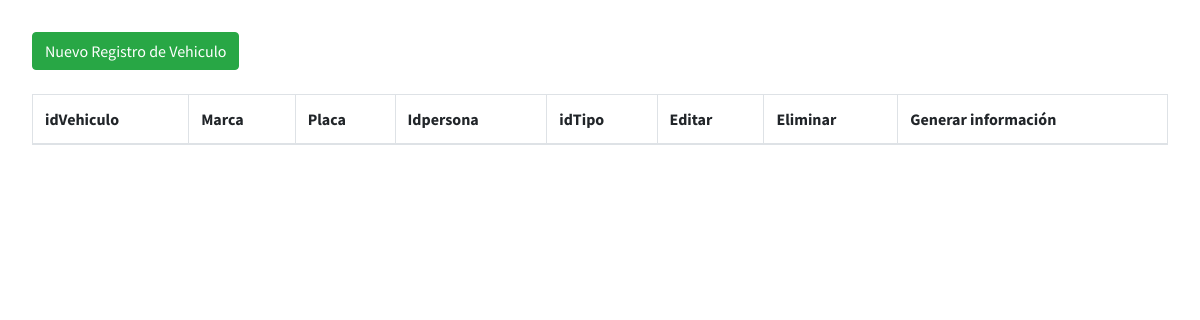
Page /registroVehiculo/index.php on the earlier database version.
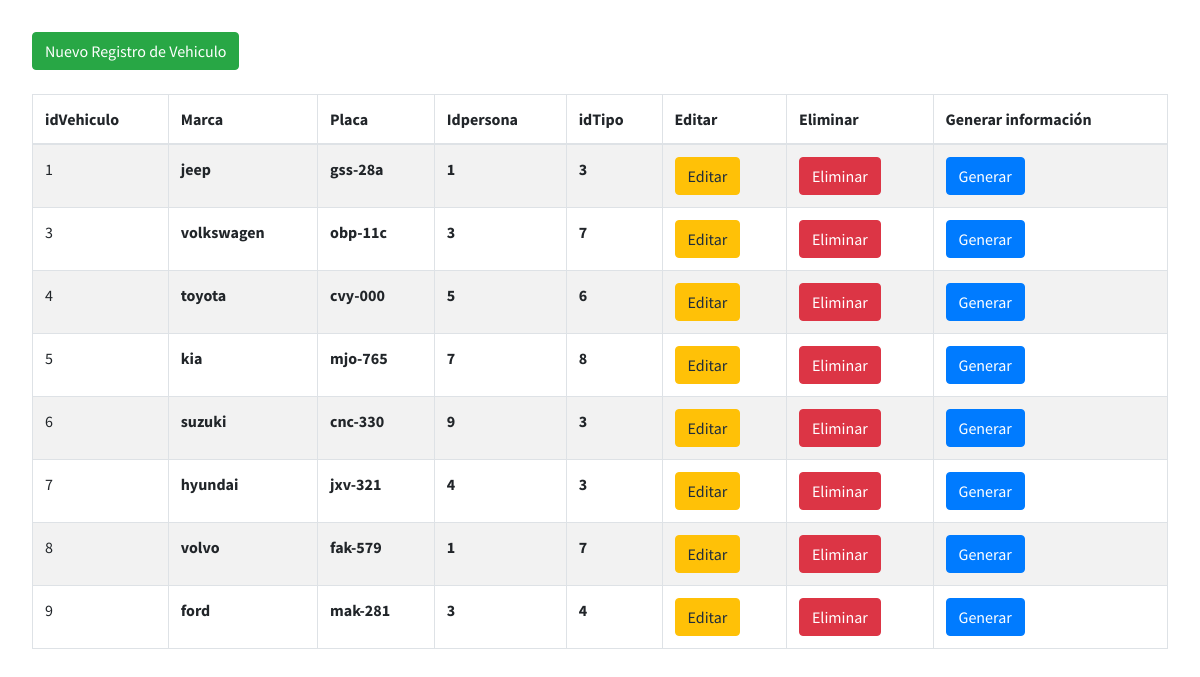
Same page on the later database version.
### tables this page shows
create table vehiculo(
idVehiculo int(11) unsigned primary key,
marca varchar(40) not null,
placa varchar(7) not null,
idPersona int(11) unsigned not null,
idTipo int(11) unsigned not null,
foreign key (idPersona) references persona(idPersona),
foreign key (idTipo) references tipoVehiculo(idTipo)
);

### registroVehiculo/index.php (the view, shortened to what this page needs)
<?php
include "../conexion.php";
?>
<!DOCTYPE html>
<html>
<head>
	<link rel="stylesheet" href="../plugins/fontawesome-free/css/all.min.css">
	<link rel="stylesheet" href="https://code.ionicframework.com/ionicons/2.0.1/css/ionicons.min.css">
	<link rel="stylesheet" href="../plugins/datatables-bs4/css/dataTables.bootstrap4.css">
	<link rel="stylesheet" href="../dist/css/adminlte.min.css">
	<link rel="stylesheet" href="../plugins/sweetalert2-theme-bootstrap-4/bootstrap-4.min.css">
	<link rel="stylesheet" href="../plugins/toastr/toastr.min.css">
</head>
<div id="contenidos" style="margin: 1rem;padding: 1rem;">
	<input type="button" class="btn btn-success" value="Nuevo Registro de Vehiculo" onClick="abrir_modal();"><br /><br />
	<table id="tabla1" class="table table-striped table-bordered" style="width:100%">
		<thead>
			<tr>
				<th>idVehiculo</th>
				<th>Marca</th>
				<th>Placa</th>
				<th>Idpersona</th>
				<th>idTipo</th>
				<th>Editar</th>
				<th>Eliminar</th>
				<th>Generar información</th>
			</tr>
		</thead>
		<tbody>
			<?php
			$vehiculo = mysqli_query($conn, "SELECT * FROM vehiculo ");
			foreach ($vehiculo as $rowvehiculo) {
			?>
				<tr>
					<td><?= $rowvehiculo['idVehiculo'] ?></td>
					<th><?= $rowvehiculo['marca'] ?></th>
					<th><?= $rowvehiculo['placa'] ?></th>
					<th><?= $rowvehiculo['idPersona'] ?></th>
					<th><?= $rowvehiculo['idTipo'] ?></th>
					<td><input type="button" value="Editar" class="btn btn-warning" onClick="editar_vehiculo(<?= $rowvehiculo['idVehiculo'] ?>,'<?= $rowvehiculo['marca'] ?>','<?= $rowvehiculo['placa'] ?>','<?= $rowvehiculo['idPersona'] ?>','<?= $rowvehiculo['idTipo'] ?>');" /></td>
					<td><input type="button" value="Eliminar" class="btn btn-danger" onClick="eliminar_vehiculo(this,<?= $rowvehiculo['idVehiculo'] ?>);" /></td>
					<td><input type="button" class="btn btn-primary" value="Generar" onClick="abrir_modal2();"></td>
				</tr>
			<?php
			}
			?>
		</tbody>
	</table>
</div>
</html>

Differences in the rows shown:
added vehiculo: idVehiculo "1", marca "jeep", placa "gss-28a", idPersona "1", idTipo "3"
added vehiculo: idVehiculo "3", marca "volkswagen", placa "obp-11c", idPersona "3", idTipo "7"
added vehiculo: idVehiculo "4", marca "toyota", placa "cvy-000", idPersona "5", idTipo "6"
added vehiculo: idVehiculo "5", marca "kia", placa "mjo-765", idPersona "7", idTipo "8"
added vehiculo: idVehiculo "6", marca "suzuki", placa "cnc-330", idPersona "9", idTipo "3"
added vehiculo: idVehiculo "7", marca "hyundai", placa "jxv-321", idPersona "4", idTipo "3"
added vehiculo: idVehiculo "8", marca "volvo", placa "fak-579", idPersona "1", idTipo "7"
added vehiculo: idVehiculo "9", marca "ford", placa "mak-281", idPersona "3", idTipo "4"
